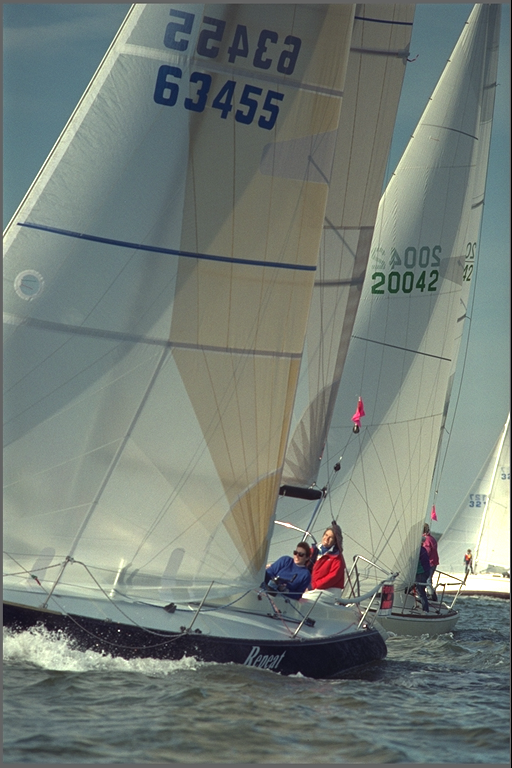
#> input picture Kodak_img_dataset/kodim10.png, 512 x 768 px, found by its file name
$ python dip_project.py
#> lines starting #> are read from the running program, lines starting #| are printed output that depends on the picture
import heapq
from collections import defaultdict, Counter
import numpy as np
import cv2
from scipy.fftpack import dct, idct

QY = np.array([
    [16, 11, 10, 16, 24, 40, 51, 61],
    [12, 12, 14, 19, 26, 58, 60, 55],
    [14, 13, 16, 24, 40, 57, 69, 56],
    [14, 17, 22, 29, 51, 87, 80, 62],
    [18, 22, 37, 56, 68, 109, 103, 77],
    [24, 35, 55, 64, 81, 104, 113, 92],
    [49, 64, 78, 87, 103, 121, 120, 101],
    [72, 92, 95, 98, 112, 100, 103, 99]
])

def rgb_to_ycbcr(image):
    ycbcr = cv2.cvtColor(image, cv2.COLOR_BGR2YCrCb).astype(np.float32)
    return ycbcr

def split_into_blocks(image, block_size=8):
    h, w = image.shape
    blocks = []
    for i in range(0, h, block_size):
        for j in range(0, w, block_size):
            blocks.append(image[i:i+block_size, j:j+block_size])
    return blocks

def apply_dct(blocks):
    return [dct(dct(block.T, norm='ortho').T, norm='ortho') for block in blocks]

def quantize(blocks, quant_matrix):
    return [np.round(block / quant_matrix).astype(np.int32) for block in blocks]

def dequantize(blocks, quant_matrix):
    return [block * quant_matrix for block in blocks]

def apply_idct(blocks):
    return [idct(idct(block.T, norm='ortho').T, norm='ortho') for block in blocks]

def merge_blocks(blocks, image_shape, block_size=8):
    h, w = image_shape
    image = np.zeros((h, w))
    idx = 0
    for i in range(0, h, block_size):
        for j in range(0, w, block_size):
            image[i:i+block_size, j:j+block_size] = blocks[idx]
            idx += 1
    return image

class HuffmanNode:
    def __init__(self, value=None, frequency=0, left=None, right=None):
        self.value = value
        self.frequency = frequency
        self.left = left
        self.right = right

    def __lt__(self, other):
        return self.frequency < other.frequency

def build_huffman_tree(frequency_table):
    heap = [HuffmanNode(value, freq) for value, freq in frequency_table.items()]
    heapq.heapify(heap)

    while len(heap) > 1:
        left = heapq.heappop(heap)
        right = heapq.heappop(heap)
        merged = HuffmanNode(frequency=left.frequency + right.frequency, left=left, right=right)
        heapq.heappush(heap, merged)

    return heap[0]

def generate_huffman_codes(node, prefix="", codebook={}):
    if node.value is not None:
        codebook[node.value] = prefix
    else:
        generate_huffman_codes(node.left, prefix + "0", codebook)
        generate_huffman_codes(node.right, prefix + "1", codebook)
    return codebook

def huffman_encode(blocks):
    flat_blocks = [value for block in blocks for value in block.flatten()]
    frequency_table = Counter(flat_blocks)

    root = build_huffman_tree(frequency_table)
    codebook = generate_huffman_codes(root)

    encoded_data = "".join(codebook[value] for value in flat_blocks)
    return encoded_data, codebook


def huffman_decode(encoded_data, codebook, original_shape, block_size=8):
    reverse_codebook = {code: value for value, code in codebook.items()}

    decoded_values = []
    buffer = ""
    for bit in encoded_data:
        buffer += bit
        if buffer in reverse_codebook:
            decoded_values.append(reverse_codebook[buffer])
            buffer = ""

    h, w = original_shape
    num_blocks = (h // block_size) * (w // block_size)
    blocks = []
    idx = 0
    for _ in range(num_blocks):
        block = np.array(decoded_values[idx:idx + block_size**2]).reshape((block_size, block_size))
        blocks.append(block)
        idx += block_size**2
    return blocks

def rle_encode(blocks):
    encoded_blocks = []
    for block in blocks:
        flat_block = block.flatten()
        rle_block = []
        count = 1
        for i in range(1, len(flat_block)):
            if flat_block[i] == flat_block[i - 1]:
                count += 1
            else:
                rle_block.append((flat_block[i - 1], count))
                count = 1
        rle_block.append((flat_block[-1], count))
        encoded_blocks.append(rle_block)
    return encoded_blocks

def rle_decode(encoded_blocks, block_size=8):
    decoded_blocks = []
    for rle_block in encoded_blocks:
        decoded_flat_block = []
        for value, count in rle_block:
            decoded_flat_block.extend([value] * count)
        decoded_blocks.append(np.array(decoded_flat_block).reshape((block_size, block_size)))
    return decoded_blocks

def jpeg_compression_grayscale(image, quality_factor=50):
    scale = 50 / quality_factor if quality_factor < 50 else 2 - quality_factor / 50
    qy = np.clip(QY * scale, 1, 255).astype(np.int32)

    blocks = split_into_blocks(image)

    dct_blocks = apply_dct(blocks)
    quantized_blocks = quantize(dct_blocks, qy)

    return quantized_blocks, qy, image.shape

def jpeg_decompression_grayscale(quantized_blocks, quant_matrix, original_shape):
    dequantized_blocks = dequantize(quantized_blocks, quant_matrix)
    idct_blocks = apply_idct(dequantized_blocks)

    decompressed_image = merge_blocks(idct_blocks, original_shape)

    return np.clip(decompressed_image, 0, 255).astype(np.uint8)

image = cv2.imread('kodim10.png', cv2.IMREAD_GRAYSCALE)
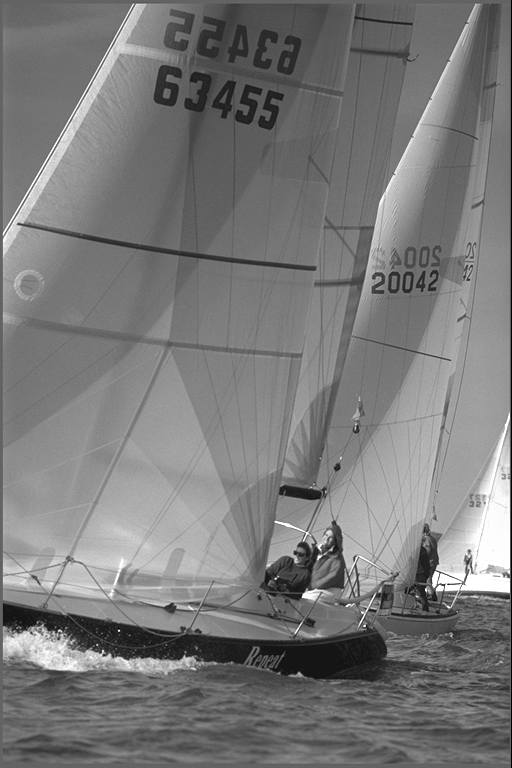
#> image: shape (768, 512); min 0, max 255, mean 121.6

quantized_blocks, quant_matrix, original_shape = jpeg_compression_grayscale(image, quality_factor=50)
#> after the loop in split_into_blocks, `for i in range(0, h, block_size):`: blocks = 6144 items
#> quantized_blocks = 6144 items; original_shape = (768, 512)

encoded_data, codebook = huffman_encode(quantized_blocks)
#> in huffman_encode, `flat_blocks = [value for block in blocks for value in block.flatten()]`: flat_blocks = 393216 items
#> in huffman_encode, `frequency_table = Counter(flat_blocks)`: frequency_table = 169 items
#> the loop in build_huffman_tree, `while len(heap) > 1:` made 168 passes

rle_encoded_blocks = rle_encode(quantized_blocks)
#> after the loop in rle_encode, `for block in blocks:`: encoded_blocks = 6144 items
#> rle_encoded_blocks = 6144 items

# decoded_blocks = huffman_decode(encoded_data, codebook, original_shape)

print(len(encoded_data))
#| 571705
print(len(image))
#| 768
print(rle_encoded_blocks[0])
#| [(51, 1), (-1, 2), (0, 5), (-1, 1), (1, 1), (0, 54)]
print(len(rle_encoded_blocks))
#| 6144

rle_decoded_blocks = rle_decode(rle_encoded_blocks)
#> the loop in rle_decode, `for rle_block in encoded_blocks:` made 6144 passes
#> rle_block on passes 1 to 3: [(51, 1), (-1, 2), (0, 5), (-1, 1), (1, 1), (0, 54)], [(50, 1), (0, 7), (-1, 1), (0, 55)], [(50, 1), (0, 63)]
#> rle_decoded_blocks = 6144 items

decompressed_image = jpeg_decompression_grayscale(quantized_blocks, quant_matrix, original_shape)
#> in merge_blocks, `h, w = image_shape`: h = 768; w = 512
#> in merge_blocks, `image = np.zeros((h, w))`: image: shape (768, 512) float64; every value is 0
#> after the loop in merge_blocks, `for i in range(0, h, block_size):`:
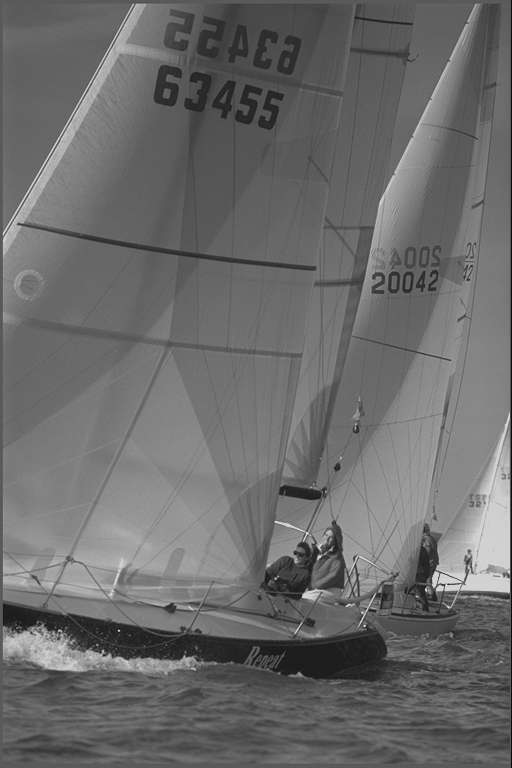
#> image: shape (768, 512) float64; min -17.49, max 312.8, mean 121.6; drawn with min black and max white
#> after the loop in merge_blocks, `for i in range(0, h, block_size):`: idx = 6144

cv2.imwrite('compressed_grayscale_image.jpg', decompressed_image)

cv2.imshow('Original Grayscale Image', image)
cv2.imshow('Compressed Grayscale Image', decompressed_image)
cv2.waitKey(0)
cv2.destroyAllWindows()

$ run again, with Kodak_img_dataset/kodim01.png copied over Kodak_img_dataset/kodim10.png
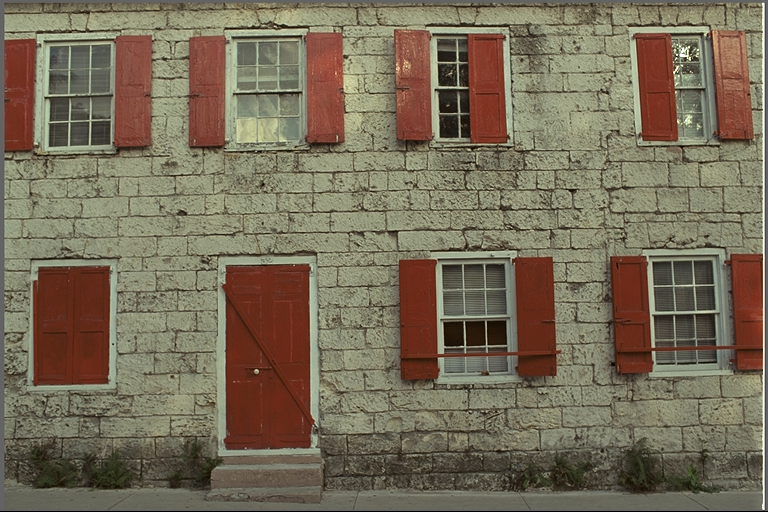
#> input picture Kodak_img_dataset/kodim01.png, 768 x 512 px, found by its file name
#> `image = cv2.imread('kodim10.png', cv2.IMREAD_GRAYSCALE)`:
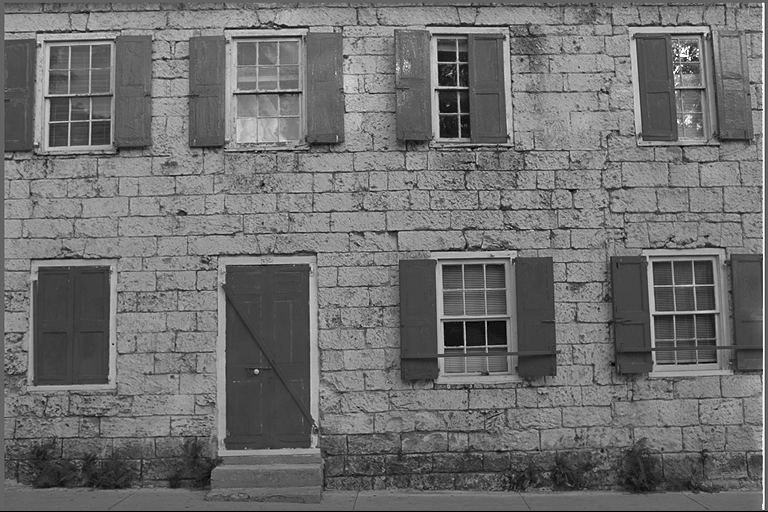
#> image: shape (512, 768); min 0, max 255, mean 111.2
#> after the loop in split_into_blocks, `for i in range(0, h, block_size):`: blocks = 6144 items
#> `quantized_blocks, quant_matrix, original_shape = jpeg_compression_gray..`: original_shape = (512, 768)
#> flat_blocks = 393216 items
#> frequency_table = 135 items
#> the loop in build_huffman_tree, `while len(heap) > 1:` made 134 passes
#> after the loop in rle_encode, `for block in blocks:`: encoded_blocks = 6144 items
#| 716846
#| 512
#| [(47, 1), (3, 1), (0, 1), (-1, 1), (0, 12), (2, 1), (-3, 1), (0, 1), (1, 1), (0, 12), (-1, 1), (1, 1), (0, 30)]
#| 6144
#> in merge_blocks, `h, w = image_shape`: h = 512; w = 768
#> after the loop in merge_blocks, `for i in range(0, h, block_size):`: idx = 6144

$ run again, with Kodak_img_dataset/kodim02.png copied over Kodak_img_dataset/kodim10.png
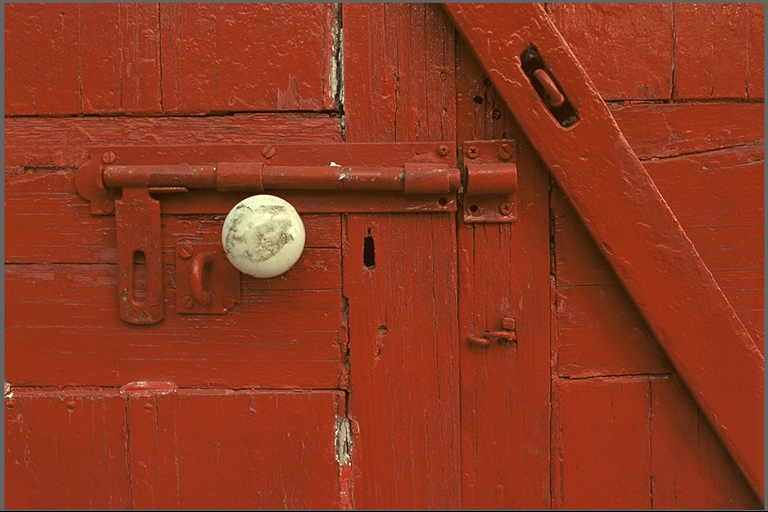
#> input picture Kodak_img_dataset/kodim02.png, 768 x 512 px, found by its file name
#> `image = cv2.imread('kodim10.png', cv2.IMREAD_GRAYSCALE)`:
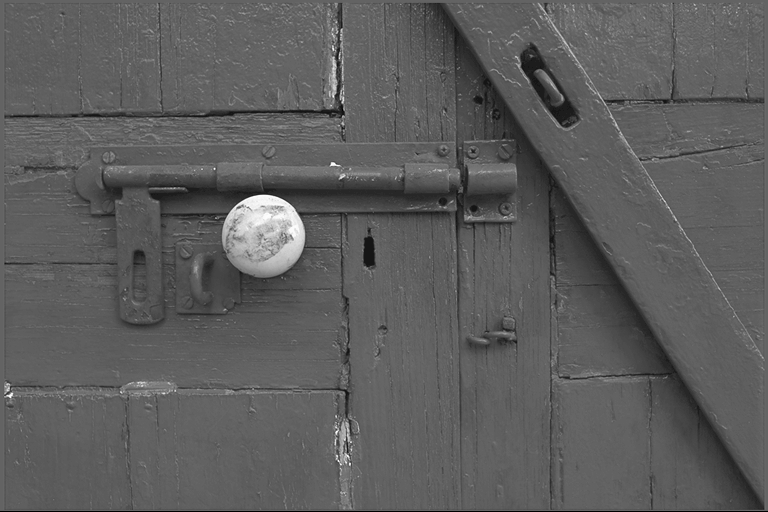
#> image: shape (512, 768); min 0, max 255, mean 92.6
#> after the loop in split_into_blocks, `for i in range(0, h, block_size):`: blocks = 6144 items
#> `quantized_blocks, quant_matrix, original_shape = jpeg_compression_gray..`: original_shape = (512, 768)
#> flat_blocks = 393216 items
#> frequency_table = 142 items
#> the loop in build_huffman_tree, `while len(heap) > 1:` made 141 passes
#> after the loop in rle_encode, `for block in blocks:`: encoded_blocks = 6144 items
#| 534512
#| 512
#| [(48, 1), (2, 1), (0, 1), (-1, 1), (0, 4), (1, 1), (-1, 1), (0, 6), (1, 1), (-1, 1), (0, 46)]
#| 6144
#> the loop in rle_decode, `for rle_block in encoded_blocks:` made 6144 passes
#> rle_block on passes 9, 19, 23: [(48, 1), (0, 15), (1, 1), (0, 15), (-1, 1), (0, 31)], [(49, 1), (0, 7), (-1, 1), (0, 7), (1, 2), (0, 46)], [(49, 1), (1, 1), (-1, 1), (0, 13), (1, 1), (0, 47)]
#> in merge_blocks, `h, w = image_shape`: h = 512; w = 768
#> after the loop in merge_blocks, `for i in range(0, h, block_size):`: idx = 6144
